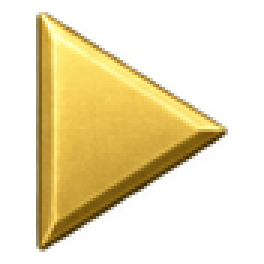
#> input picture assets/ui/art/glyph-0.png, 88 x 88 px, given in place of gold-glyphs.png, which was not available (shown 3 times larger)
$ python prepare_ui_glyphs.py
#> lines starting #> are read from the running program, lines starting #| are printed output that depends on the picture; pictures that were not available may be replaced by others from this repository, and a replacement may not be noted
"""Trim and resize the approved transparent gold UI glyph sheet."""
from pathlib import Path
from PIL import Image
ROOT=Path(__file__).resolve().parents[1]
plate=Image.open(ROOT/'art-source/production-v3/gold-glyphs.png').convert('RGBA')
#> plate is the input picture: PIL image 88x88 RGBA; mean R, G, B, A 78.5, 64.9, 25.3, 87.4
assert plate.getpixel((0,0))[3]==0
for i in range(14):
    x,y=i%7,i//7
    cell=plate.crop((round(x*plate.width/7),round(y*plate.height/2),round((x+1)*plate.width/7),round((y+1)*plate.height/2)))
    bbox=cell.getchannel('A').point(lambda a:255 if a>32 else 0).getbbox()
    assert bbox
    cell=cell.crop(bbox)
    cell.thumbnail((80,80),Image.Resampling.LANCZOS)
    canvas=Image.new('RGBA',(88,88))
    canvas.alpha_composite(cell,((88-cell.width)//2,(88-cell.height)//2))
    canvas.save(ROOT/f'assets/ui/art/glyph-{i}.png')
#> this loop made 14 passes
#> bbox on passes 1 to 12: (12, 5, 13, 44), (0, 4, 12, 44), (0, 10, 13, 44), (0, 18, 12, 44), (0, 26, 13, 44), (0, 34, 12, 44), (0, 42, 1, 44), (12, 0, 13, 39), (0, 0, 12, 40), (0, 0, 13, 33), (0, 0, 12, 25), (0, 0, 13, 17)
#> pass 2, `canvas.save(ROOT/f'assets/ui/art/glyph-{i}.png')`:
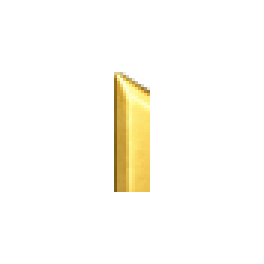
#> saved as glyph-1.png: PIL image 88x88 RGBA (shown 3 times larger); mean R, G, B, A 13.5, 11.7, 5.3, 14.5; transparent parts drawn white

$ run again, on assets/ui/art/glyph-2.png
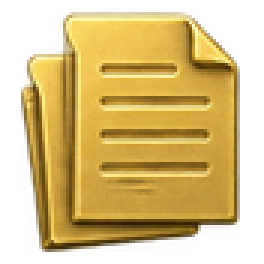
#> input picture assets/ui/art/glyph-2.png, 88 x 88 px, given in place of gold-glyphs.png, which was not available (shown 3 times larger)
#> plate is the input picture: PIL image 88x88 RGBA; mean R, G, B, A 134, 107.4, 42.8, 160.3
#> the loop `for i in range(14):` made 14 passes
#> bbox on passes 1 to 8: (7, 18, 13, 44), (0, 4, 12, 44), (0, 4, 13, 44), (0, 4, 12, 44), (0, 4, 13, 44), (0, 5, 12, 44), (0, 17, 5, 44), (8, 0, 13, 33)
#> pass 1, `canvas.save(ROOT/f'assets/ui/art/glyph-{i}.png')`:
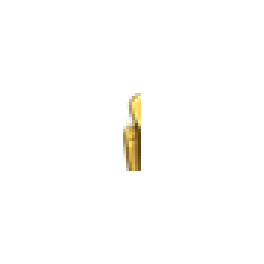
#> saved as glyph-0.png: PIL image 88x88 RGBA (shown 3 times larger); mean R, G, B, A 3.3, 2.7, 1.2, 3.6; transparent parts drawn white
#> after the loop `for i in range(14):`:
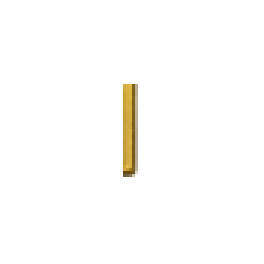
#> canvas: PIL image 88x88 RGBA (shown 3 times larger); mean R, G, B, A 3.3, 2.6, 0.9, 4.4; transparent parts drawn white
